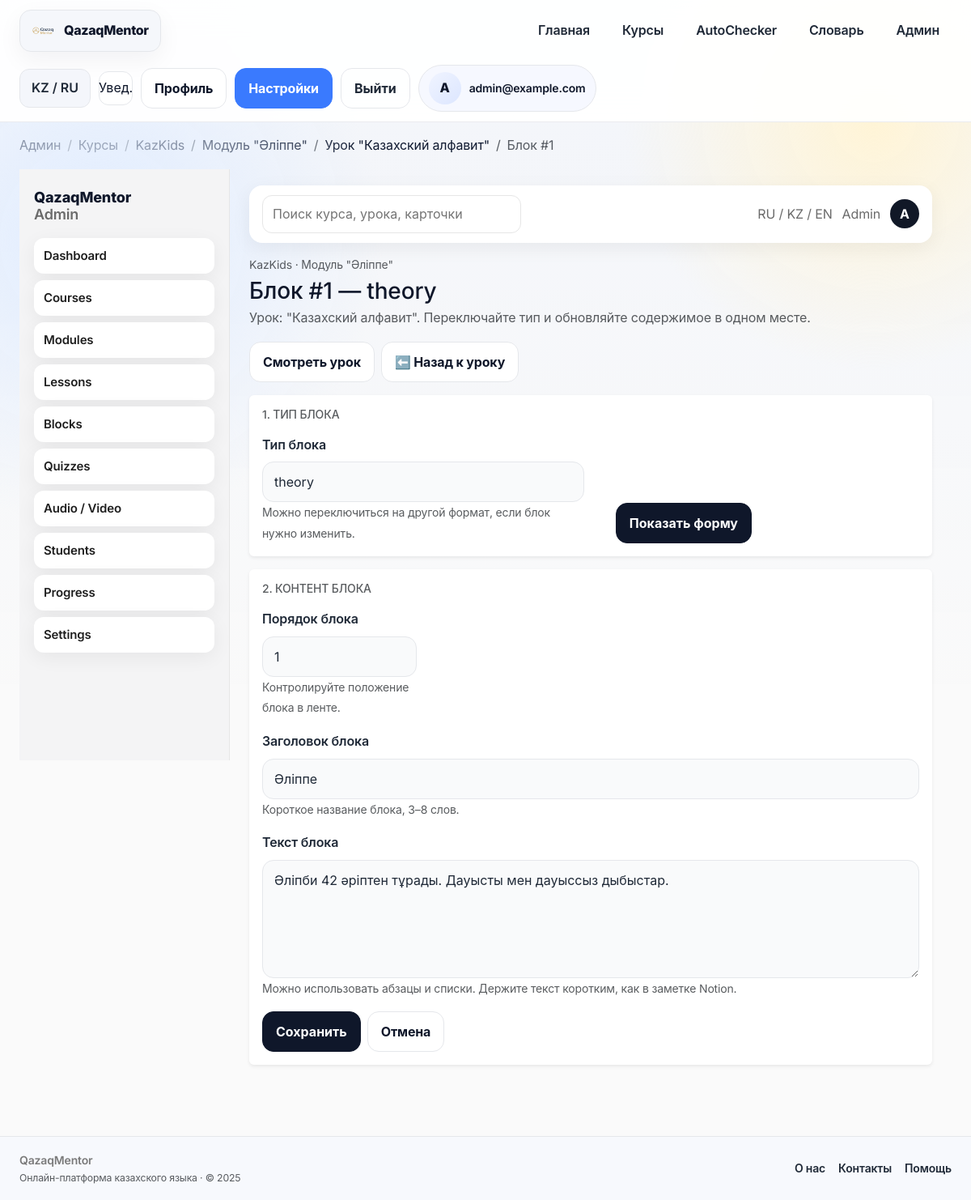
/admin/block/1/edit (signed in), run on the app's committed database.
### app/models/__init__.py (models this page shows, shortened)
class User(Base):
    __tablename__ = "users"
    __allow_unmapped__ = True
    id = Column(Integer, primary_key=True, index=True)
    email = Column(String, unique=True, index=True, nullable=False)
    hashed_password = Column(String, nullable=False)
    age = Column(Integer, nullable=False)
    target = Column(String, nullable=False)  # school / general / business
    daily_minutes = Column(Integer, nullable=False, default=10)
    level = Column(String, nullable=True)
    role = Column(String, nullable=False, default="user")
    created_at = Column(DateTime, server_default=func.now(), nullable=False)
    placements: List["PlacementTestResult"] = relationship(
        "PlacementTestResult", back_populates="user", cascade="all, delete-orphan"
    )
    progresses: List["UserProgress"] = relationship(
        "UserProgress", back_populates="user", cascade="all, delete-orphan"
    )

class Course(Base):
    __tablename__ = "courses"
    __allow_unmapped__ = True
    id = Column(Integer, primary_key=True, index=True)
    slug = Column(String, unique=True, nullable=False)
    name = Column(String, nullable=False)
    description = Column(Text, nullable=False)
    audience = Column(String, nullable=False)  # kids / adult / gov
    modules: List["Module"] = relationship(
        "Module", back_populates="course", cascade="all, delete-orphan", order_by="Module.order"
    )

class Module(Base):
    __tablename__ = "modules"
    __allow_unmapped__ = True
    id = Column(Integer, primary_key=True, index=True)
    course_id = Column(Integer, ForeignKey("courses.id"), nullable=False)
    name = Column(String, nullable=False)
    order = Column(Integer, nullable=False, default=1)
    description = Column(Text, nullable=True)
    course: "Course" = relationship("Course", back_populates="modules")
    lessons: List["Lesson"] = relationship(
        "Lesson", back_populates="module", cascade="all, delete-orphan", order_by="Lesson.order"
    )

class LessonBlock(Base):
    __tablename__ = "lesson_blocks"
    __allow_unmapped__ = True
    id = Column(Integer, primary_key=True, index=True)
    lesson_id = Column(Integer, ForeignKey("lessons.id"), nullable=False)
    block_type = Column(String, nullable=False)
    content = Column(JSON, nullable=False)
    order = Column(Integer, nullable=False, default=1)
    lesson: "Lesson" = relationship("Lesson", back_populates="blocks")

class Lesson(Base):
    __tablename__ = "lessons"
    __allow_unmapped__ = True
    id = Column(Integer, primary_key=True, index=True)
    module_id = Column(Integer, ForeignKey("modules.id"), nullable=False)
    title = Column(String, nullable=False)
    description = Column(Text, nullable=True)
    lesson_type = Column(String, nullable=True)
    estimated_time = Column(Integer, nullable=True)
    difficulty = Column(String, nullable=True)
    age_group = Column(String, nullable=True)  # kids / adult / gov
    order = Column(Integer, nullable=False, default=1)
    module: "Module" = relationship("Module", back_populates="lessons")
    blocks: List["LessonBlock"] = relationship(
        "LessonBlock", back_populates="lesson", cascade="all, delete-orphan", order_by="LessonBlock.order"
    )
    flashcards: List["Flashcard"] = relationship(
        "Flashcard", back_populates="lesson", cascade="all, delete-orphan"
    )
    quizzes: List["Quiz"] = relationship(
        "Quiz", back_populates="lesson", cascade="all, delete-orphan"
    )

### app/routers/admin.py (the view)
@router.get("/block/{block_id}/edit")
async def admin_edit_block(
    block_id: int,
    request: Request,
    block_type: Optional[str] = Query(None),
    db: Session = Depends(get_db),
):
    block = (
        db.query(models.LessonBlock)
        .options(
            selectinload(models.LessonBlock.lesson).selectinload(models.Lesson.flashcards),
            selectinload(models.LessonBlock.lesson).selectinload(models.Lesson.quizzes),
            selectinload(models.LessonBlock.lesson).selectinload(models.Lesson.blocks),
            selectinload(models.LessonBlock.lesson).selectinload(models.Lesson.module).selectinload(models.Module.course),
        )
        .filter(models.LessonBlock.id == block_id)
        .first()
    )
    if not block:
        raise HTTPException(status_code=404, detail="Block not found")
    selected_type = block_type if block_type in BLOCK_TYPES else block.block_type
    suggested_order = len(block.lesson.blocks)
    breadcrumbs = _breadcrumbs_for_lesson(block.lesson) + [{"label": f"Блок #{block.id}"}]
    return render_template(
        request,
        "admin/edit_block.html",
        {
            "block": block,
            "lesson": block.lesson,
            "selected_type": selected_type,
            "block_types": BLOCK_TYPES,
            "suggested_order": suggested_order,
            "breadcrumbs": breadcrumbs,
        },
    )

### app/templates/admin/edit_block.html (shortened to what this page needs)
{% extends "admin/admin_base.html" %}
{% block admin_content %}
<div class="d-flex justify-content-between align-items-start flex-wrap gap-3 mb-3">
    <div>
        <div class="text-muted small mb-1">
            {{ lesson.module.course.name if lesson.module and lesson.module.course else "Курс" }} · Модуль "{{ lesson.module.name if lesson.module else '' }}"
        </div>
        <h3 class="mb-1">Блок #{{ block.id }} — {{ block.block_type }}</h3>
        <p class="text-muted mb-0">Урок: "{{ lesson.title }}". Переключайте тип и обновляйте содержимое в одном месте.</p>
    </div>
    <div class="d-flex gap-2 flex-wrap">
        <a class="btn btn-outline-dark" href="/lesson/{{ lesson.id }}">Смотреть урок</a>
        <a class="btn btn-outline-secondary" href="/admin/lesson/{{ lesson.id }}">⬅️ Назад к уроку</a>
    </div>
</div>
<div class="card shadow-sm border-0 mb-3">
    <div class="card-body">
        <h6 class="text-muted text-uppercase small mb-3">1. Тип блока</h6>
        <form method="get" action="/admin/block/{{ block.id }}/edit" class="row g-3 align-items-end">
            <div class="col-md-6">
                <label class="form-label">Тип блока</label>
                <select name="block_type" class="form-select" required>
                    {% for t in block_types %}
                    <option value="{{ t }}" {% if selected_type == t %}selected{% endif %}>{{ t }}</option>
                    {% endfor %}
                </select>
                <small class="text-muted">Можно переключиться на другой формат, если блок нужно изменить.</small>
            </div>
            <div class="col-md-3 text-end">
                <button class="btn btn-dark mt-md-4" type="submit">Показать форму</button>
            </div>
        </form>
    </div>
</div>
{% if selected_type %}
{% set form_partial = 'admin/components/forms_' ~ selected_type ~ '.html' %}
<div class="card shadow-sm border-0">
    <div class="card-body">
        <h6 class="text-muted text-uppercase small mb-3">2. Контент блока</h6>
        <form method="post">
            <div class="row g-3 mb-3">
                <div class="col-md-3">
                    <label class="form-label">Порядок блока</label>
                    <input type="number" name="order" class="form-control" value="{{ block.order }}" min="1">
                    <small class="text-muted">Контролируйте положение блока в ленте.</small>
                </div>
            </div>
            {% include form_partial %}
            <div class="mt-3 d-flex gap-2 flex-wrap">
                <button class="btn btn-dark">Сохранить</button>
                <a class="btn btn-outline-secondary" href="/admin/lesson/{{ lesson.id }}">Отмена</a>
            </div>
        </form>
    </div>
</div>
{% endif %}
{% endblock %}

### app/templates/admin/admin_base.html
{% extends "base.html" %}
{% block content %}
<link rel="stylesheet" href="{{ url_for('static', path='css/admin.css') }}?v=1">
<div class="admin-layout">
    <aside class="admin-sidebar">
        <div class="admin-sidebar__brand">QazaqMentor<br><span>Admin</span></div>
        <nav class="admin-nav">
            <a href="/admin" class="admin-nav__item">Dashboard</a>
            <a href="/admin/courses" class="admin-nav__item">Courses</a>
            <a href="/admin/modules" class="admin-nav__item">Modules</a>
            <a href="/admin/lessons" class="admin-nav__item">Lessons</a>
            <a href="/admin/blocks" class="admin-nav__item">Blocks</a>
            <a href="/admin/quizzes" class="admin-nav__item">Quizzes</a>
            <a href="/admin/media" class="admin-nav__item">Audio / Video</a>
            <a href="/admin/students" class="admin-nav__item">Students</a>
            <a href="/admin/progress" class="admin-nav__item">Progress</a>
            <a href="/admin/settings" class="admin-nav__item">Settings</a>
        </nav>
    </aside>
    <div class="admin-main">
        <div class="admin-topbar">
            <form class="admin-search" action="/admin/search" method="get">
                <input type="search" name="q" placeholder="Поиск курса, урока, карточки" />
            </form>
            <div class="admin-topbar__actions">
                <div class="admin-lang">RU / KZ / EN</div>
                <div class="admin-role">Admin</div>
                <div class="admin-profile">{{ (user.email if user else "A")[:1]|upper }}</div>
            </div>
        </div>
        <div class="admin-content">
            {% block admin_content %}{% endblock %}
        </div>
    </div>
</div>
{% endblock %}

### app/templates/base.html (shortened to what this page needs)
<!DOCTYPE html>
<html lang="kk">
<head>
    <link href="https://cdn.jsdelivr.net/npm/bootstrap@5.3.3/dist/css/bootstrap.min.css" rel="stylesheet">
    <link rel="stylesheet" href="{{ url_for('static', path='css/main.css') }}?v=qm2">
</head>
<body>
{% set current_user = request.state.user or (user if user is defined else None) %}
{% set current_path = request.url.path if request and request.url else '' %}
<header class="app-nav">
    <div class="page-shell nav-inner">
        <a href="/" class="brand-mark">
            <img src="{{ url_for('static', path='img/logo.png') }}" alt="QazaqMentor">
            <span>QazaqMentor</span>
        </a>
        <nav class="nav-links">
            <a class="nav-link {% if current_path == '/' %}active{% endif %}" href="/">Главная</a>
            <a class="nav-link {% if '/courses' in current_path %}active{% endif %}" href="/courses">Курсы</a>
            <a class="nav-link {% if '/autochecker' in current_path %}active{% endif %}" href="/autochecker">AutoChecker</a>
            <a class="nav-link {% if '/vocabulary' in current_path or '/dictionary' in current_path %}active{% endif %}" href="/vocabulary">Словарь</a>
            {% if current_user and current_user.is_admin %}
            <a class="nav-link" href="/admin">Админ</a>
            {% endif %}
        </nav>
        <div class="nav-actions">
            <button class="nav-chip" type="button">KZ / RU</button>
            <button class="icon-button" type="button" aria-label="Уведомления">Увед.</button>
            {% if current_user %}
                <a class="btn btn-outline-dark" href="/profile">Профиль</a>
                <a class="btn btn-primary" href="/settings">Настройки</a>
                <form action="/logout" method="post" class="m-0">
                    <button type="submit" class="btn btn-ghost">Выйти</button>
                </form>
                <div class="profile-chip">
                    <div class="avatar">{{ current_user.email[0]|upper }}</div>
                    <div class="fw-semibold small">{{ current_user.full_name or current_user.email }}</div>
                </div>
            {% else %}
                <a class="btn btn-outline-dark" href="/login">Войти</a>
                <a class="btn btn-primary" href="/signup">Регистрация</a>
            {% endif %}
        </div>
    </div>
</header>
{% if breadcrumbs %}
<div class="page-shell mt-3">
    {% include "admin/components/breadcrumbs.html" %}
</div>
{% endif %}
<main class="page-body">
    <div class="page-shell">
        {% block content %}{% endblock %}
    </div>
</main>
<footer class="footer-bar mt-5">
    <div class="page-shell d-flex align-items-center justify-content-between flex-wrap gap-3">
        <div>
            <div class="fw-semibold">QazaqMentor</div>
            <div class="small text-muted">Онлайн-платформа казахского языка · © 2025</div>
        </div>
        <div class="d-flex align-items-center gap-3">
            <a href="#">О нас</a>
            <a href="#">Контакты</a>
            <a href="#">Помощь</a>
        </div>
    </div>
</footer>
</body>
</html>

### app/templates/admin/components/breadcrumbs.html
<nav aria-label="breadcrumb" class="mb-3">
    <ol class="breadcrumb small mb-0">
        {% for crumb in breadcrumbs %}
            {% if crumb.url and not loop.last %}
                <li class="breadcrumb-item"><a href="{{ crumb.url }}">{{ crumb.label }}</a></li>
            {% else %}
                <li class="breadcrumb-item active" aria-current="page">{{ crumb.label }}</li>
            {% endif %}
        {% endfor %}
    </ol>
</nav>

### app/templates/admin/components/forms_theory.html
<div class="mb-3">
    <label class="form-label">Заголовок блока</label>
    <input type="text" name="title" class="form-control" value="{% if block and block.content.title is defined %}{{ block.content.title }}{% endif %}" required placeholder="Барыс септік деген не?">
    <small class="text-muted">Короткое название блока, 3–8 слов.</small>
</div>
<div class="mb-3">
    <label class="form-label">Текст блока</label>
    <textarea name="text" class="form-control" rows="5" required placeholder="Опишите правило, дайте объяснение или чек-лист">{% if block and block.content.text is defined %}{{ block.content.text }}{% endif %}</textarea>
    <small class="text-muted">Можно использовать абзацы и списки. Держите текст коротким, как в заметке Notion.</small>
</div>

### data on the page
User: email "A", email "admin@example.com"
Course: label "KazKids", module.course "KazKids"
Module: module "Әліппе"
LessonBlock: id "1", block_type "theory", order "1", title "Әліппе", text "Әліпби 42 әріптен тұрады. Дауысты мен дауыссыз дыбыстар."
Lesson: title "Казахский алфавит"

### other printed values
{{ crumb.label }} "Админ" "Курсы" "Модуль \"Әліппе\"" "Урок \"Казахский алфавит\""
{{ crumb.label }} "Блок #1"
